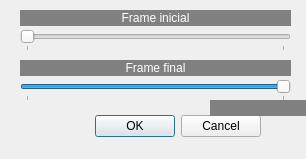
<?xml version="1.0" encoding="UTF-8"?>
<ui version="4.0">
 <class>Movimiento</class>
 <widget class="QDialog" name="Movimiento">
  <property name="geometry">
   <rect>
    <x>0</x>
    <y>0</y>
    <width>306</width>
    <height>159</height>
   </rect>
  </property>
  <property name="windowTitle">
   <string>Movimiento en vídeo</string>
  </property>
  <widget class="QDialogButtonBox" name="buttonBox">
   <property name="geometry">
    <rect>
     <x>90</x>
     <y>110</y>
     <width>171</width>
     <height>32</height>
    </rect>
   </property>
   <property name="orientation">
    <enum>Qt::Horizontal</enum>
   </property>
   <property name="standardButtons">
    <set>QDialogButtonBox::Cancel|QDialogButtonBox::Ok</set>
   </property>
  </widget>
  <widget class="QLabel" name="label_2">
   <property name="geometry">
    <rect>
     <x>20</x>
     <y>60</y>
     <width>271</width>
     <height>16</height>
    </rect>
   </property>
   <property name="styleSheet">
    <string notr="true">background-color: rgb(128, 128, 128);
color: rgb(255, 255, 255);</string>
   </property>
   <property name="text">
    <string>Frame final</string>
   </property>
   <property name="alignment">
    <set>Qt::AlignCenter</set>
   </property>
  </widget>
  <widget class="QSlider" name="horizontalSlider_2">
   <property name="geometry">
    <rect>
     <x>20</x>
     <y>80</y>
     <width>271</width>
     <height>21</height>
    </rect>
   </property>
   <property name="minimum">
    <number>1</number>
   </property>
   <property name="maximum">
    <number>100</number>
   </property>
   <property name="value">
    <number>100</number>
   </property>
   <property name="orientation">
    <enum>Qt::Horizontal</enum>
   </property>
   <property name="tickPosition">
    <enum>QSlider::TicksBelow</enum>
   </property>
   <property name="tickInterval">
    <number>100</number>
   </property>
  </widget>
  <widget class="QSlider" name="horizontalSlider">
   <property name="geometry">
    <rect>
     <x>20</x>
     <y>30</y>
     <width>271</width>
     <height>21</height>
    </rect>
   </property>
   <property name="minimum">
    <number>0</number>
   </property>
   <property name="maximum">
    <number>100</number>
   </property>
   <property name="pageStep">
    <number>16</number>
   </property>
   <property name="orientation">
    <enum>Qt::Horizontal</enum>
   </property>
   <property name="tickPosition">
    <enum>QSlider::TicksBelow</enum>
   </property>
   <property name="tickInterval">
    <number>100</number>
   </property>
  </widget>
  <widget class="QLabel" name="label">
   <property name="geometry">
    <rect>
     <x>20</x>
     <y>10</y>
     <width>271</width>
     <height>16</height>
    </rect>
   </property>
   <property name="styleSheet">
    <string notr="true">background-color: rgb(128, 128, 128);
color: rgb(255, 255, 255);</string>
   </property>
   <property name="text">
    <string>Frame inicial</string>
   </property>
   <property name="alignment">
    <set>Qt::AlignCenter</set>
   </property>
  </widget>
  <widget class="QLabel" name="label_3">
   <property name="geometry">
    <rect>
     <x>210</x>
     <y>100</y>
     <width>271</width>
     <height>16</height>
    </rect>
   </property>
   <property name="styleSheet">
    <string notr="true">background-color: rgb(128, 128, 128);
color: rgb(255, 255, 255);</string>
   </property>
   <property name="text">
    <string>Frame inicial</string>
   </property>
   <property name="alignment">
    <set>Qt::AlignCenter</set>
   </property>
  </widget>
 </widget>
 <resources/>
 <connections>
  <connection>
   <sender>buttonBox</sender>
   <signal>accepted()</signal>
   <receiver>Movimiento</receiver>
   <slot>accept()</slot>
   <hints>
    <hint type="sourcelabel">
     <x>248</x>
     <y>254</y>
    </hint>
    <hint type="destinationlabel">
     <x>157</x>
     <y>274</y>
    </hint>
   </hints>
  </connection>
  <connection>
   <sender>buttonBox</sender>
   <signal>rejected()</signal>
   <receiver>Movimiento</receiver>
   <slot>reject()</slot>
   <hints>
    <hint type="sourcelabel">
     <x>316</x>
     <y>260</y>
    </hint>
    <hint type="destinationlabel">
     <x>286</x>
     <y>274</y>
    </hint>
   </hints>
  </connection>
 </connections>
</ui>
